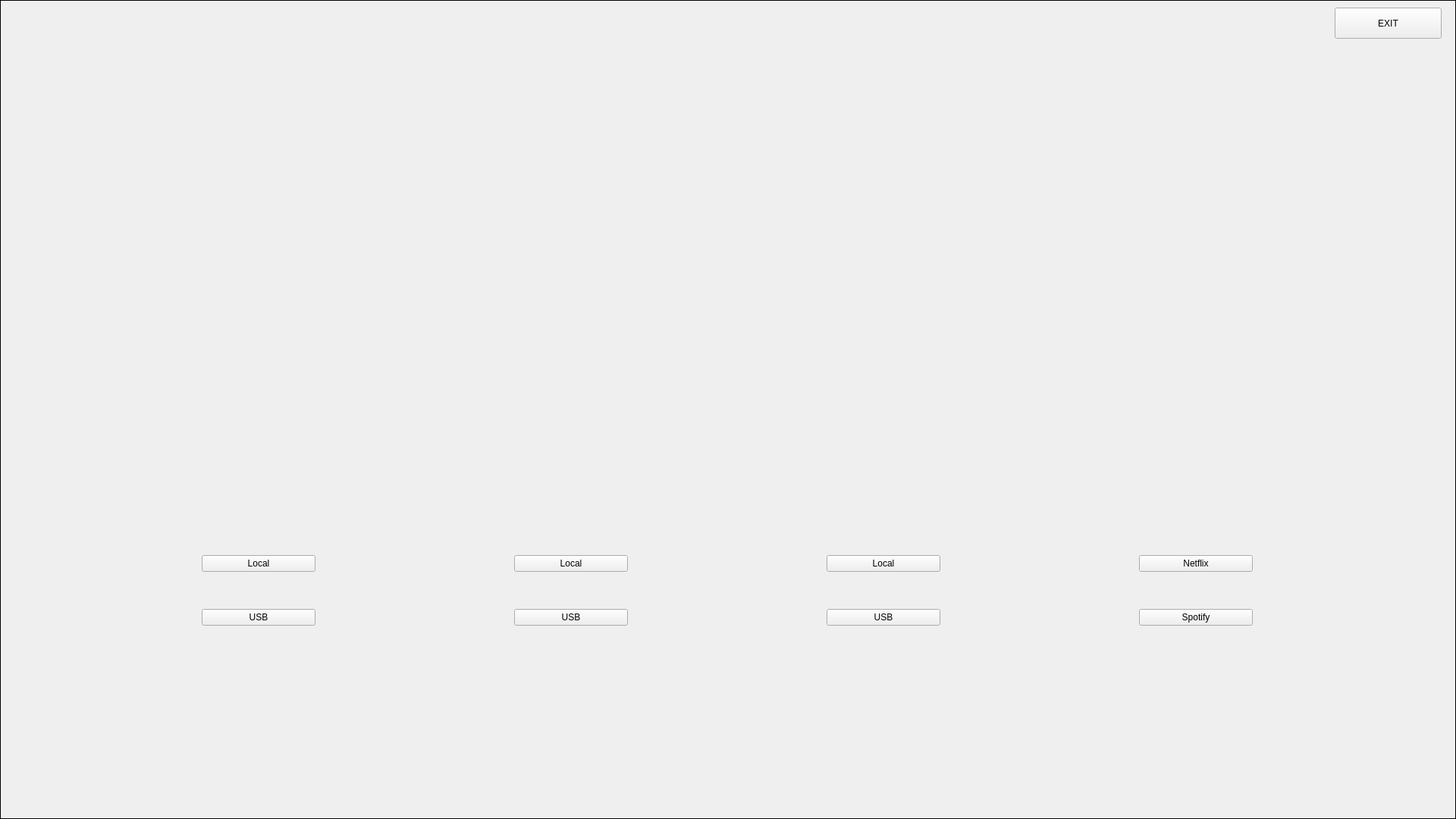
<?xml version="1.0" encoding="UTF-8"?>
<ui version="4.0">
 <class>MainWindow</class>
 <widget class="QMainWindow" name="MainWindow">
  <property name="geometry">
   <rect>
    <x>0</x>
    <y>0</y>
    <width>1920</width>
    <height>1080</height>
   </rect>
  </property>
  <property name="sizePolicy">
   <sizepolicy hsizetype="Preferred" vsizetype="Preferred">
    <horstretch>0</horstretch>
    <verstretch>0</verstretch>
   </sizepolicy>
  </property>
  <property name="windowTitle">
   <string>MainWindow</string>
  </property>
  <widget class="QWidget" name="centralWidget">
   <property name="sizePolicy">
    <sizepolicy hsizetype="Expanding" vsizetype="Expanding">
     <horstretch>0</horstretch>
     <verstretch>0</verstretch>
    </sizepolicy>
   </property>
   <widget class="QPushButton" name="exit_btn">
    <property name="geometry">
     <rect>
      <x>1760</x>
      <y>10</y>
      <width>141</width>
      <height>41</height>
     </rect>
    </property>
    <property name="cursor">
     <cursorShape>PointingHandCursor</cursorShape>
    </property>
    <property name="text">
     <string>EXIT</string>
    </property>
   </widget>
   <widget class="QLabel" name="backgroud_label">
    <property name="enabled">
     <bool>true</bool>
    </property>
    <property name="geometry">
     <rect>
      <x>0</x>
      <y>0</y>
      <width>1920</width>
      <height>1080</height>
     </rect>
    </property>
    <property name="sizePolicy">
     <sizepolicy hsizetype="Expanding" vsizetype="Expanding">
      <horstretch>0</horstretch>
      <verstretch>0</verstretch>
     </sizepolicy>
    </property>
    <property name="sizeIncrement">
     <size>
      <width>200</width>
      <height>200</height>
     </size>
    </property>
    <property name="cursor">
     <cursorShape>ArrowCursor</cursorShape>
    </property>
    <property name="focusPolicy">
     <enum>Qt::NoFocus</enum>
    </property>
    <property name="autoFillBackground">
     <bool>true</bool>
    </property>
    <property name="frameShape">
     <enum>QFrame::Box</enum>
    </property>
    <property name="text">
     <string/>
    </property>
    <property name="textFormat">
     <enum>Qt::AutoText</enum>
    </property>
    <property name="pixmap">
     <pixmap>../Background.jpg</pixmap>
    </property>
    <property name="scaledContents">
     <bool>true</bool>
    </property>
    <property name="alignment">
     <set>Qt::AlignCenter</set>
    </property>
    <property name="wordWrap">
     <bool>false</bool>
    </property>
   </widget>
   <widget class="QWidget" name="horizontalLayoutWidget">
    <property name="geometry">
     <rect>
      <x>10</x>
      <y>689</y>
      <width>1901</width>
      <height>381</height>
     </rect>
    </property>
    <layout class="QHBoxLayout" name="horizontalLayout">
     <property name="leftMargin">
      <number>0</number>
     </property>
     <property name="topMargin">
      <number>0</number>
     </property>
     <item>
      <layout class="QVBoxLayout" name="musicLayout">
       <item>
        <widget class="QPushButton" name="m_local_btn">
         <property name="cursor">
          <cursorShape>PointingHandCursor</cursorShape>
         </property>
         <property name="text">
          <string>Local</string>
         </property>
        </widget>
       </item>
       <item>
        <widget class="QPushButton" name="m_usb_btn">
         <property name="cursor">
          <cursorShape>PointingHandCursor</cursorShape>
         </property>
         <property name="text">
          <string>USB</string>
         </property>
        </widget>
       </item>
       <item>
        <layout class="QHBoxLayout" name="horizontalLayout_5">
         <item>
          <widget class="QLabel" name="music_label">
           <property name="sizePolicy">
            <sizepolicy hsizetype="Preferred" vsizetype="Preferred">
             <horstretch>0</horstretch>
             <verstretch>0</verstretch>
            </sizepolicy>
           </property>
           <property name="maximumSize">
            <size>
             <width>150</width>
             <height>150</height>
            </size>
           </property>
           <property name="autoFillBackground">
            <bool>false</bool>
           </property>
           <property name="text">
            <string/>
           </property>
           <property name="pixmap">
            <pixmap>../music.png</pixmap>
           </property>
           <property name="scaledContents">
            <bool>true</bool>
           </property>
           <property name="alignment">
            <set>Qt::AlignCenter</set>
           </property>
          </widget>
         </item>
        </layout>
       </item>
      </layout>
     </item>
     <item>
      <layout class="QVBoxLayout" name="foto_Layout">
       <item>
        <widget class="QPushButton" name="f_local_btn">
         <property name="cursor">
          <cursorShape>PointingHandCursor</cursorShape>
         </property>
         <property name="autoFillBackground">
          <bool>false</bool>
         </property>
         <property name="text">
          <string>Local</string>
         </property>
         <property name="autoDefault">
          <bool>false</bool>
         </property>
         <property name="default">
          <bool>false</bool>
         </property>
         <property name="flat">
          <bool>false</bool>
         </property>
        </widget>
       </item>
       <item>
        <widget class="QPushButton" name="f_usb_btn">
         <property name="cursor">
          <cursorShape>PointingHandCursor</cursorShape>
         </property>
         <property name="text">
          <string>USB</string>
         </property>
        </widget>
       </item>
       <item>
        <layout class="QHBoxLayout" name="horizontalLayout_4">
         <item>
          <widget class="QLabel" name="foto_label">
           <property name="sizePolicy">
            <sizepolicy hsizetype="Preferred" vsizetype="Preferred">
             <horstretch>0</horstretch>
             <verstretch>0</verstretch>
            </sizepolicy>
           </property>
           <property name="maximumSize">
            <size>
             <width>150</width>
             <height>150</height>
            </size>
           </property>
           <property name="text">
            <string/>
           </property>
           <property name="pixmap">
            <pixmap>../foto.png</pixmap>
           </property>
           <property name="scaledContents">
            <bool>true</bool>
           </property>
           <property name="alignment">
            <set>Qt::AlignCenter</set>
           </property>
          </widget>
         </item>
        </layout>
       </item>
      </layout>
     </item>
     <item>
      <layout class="QVBoxLayout" name="video_Layout">
       <item>
        <widget class="QPushButton" name="v_local_btn">
         <property name="cursor">
          <cursorShape>PointingHandCursor</cursorShape>
         </property>
         <property name="text">
          <string>Local</string>
         </property>
        </widget>
       </item>
       <item>
        <widget class="QPushButton" name="v_usb_btn">
         <property name="cursor">
          <cursorShape>PointingHandCursor</cursorShape>
         </property>
         <property name="text">
          <string>USB</string>
         </property>
        </widget>
       </item>
       <item>
        <layout class="QHBoxLayout" name="horizontalLayout_3">
         <item>
          <widget class="QLabel" name="video_label">
           <property name="maximumSize">
            <size>
             <width>150</width>
             <height>150</height>
            </size>
           </property>
           <property name="text">
            <string/>
           </property>
           <property name="pixmap">
            <pixmap>../video.png</pixmap>
           </property>
           <property name="scaledContents">
            <bool>true</bool>
           </property>
           <property name="alignment">
            <set>Qt::AlignCenter</set>
           </property>
          </widget>
         </item>
        </layout>
       </item>
      </layout>
     </item>
     <item>
      <layout class="QVBoxLayout" name="internet_Layout">
       <item>
        <widget class="QPushButton" name="netlfix_btn">
         <property name="cursor">
          <cursorShape>PointingHandCursor</cursorShape>
         </property>
         <property name="text">
          <string>Netflix</string>
         </property>
        </widget>
       </item>
       <item>
        <widget class="QPushButton" name="spotify_btn">
         <property name="cursor">
          <cursorShape>PointingHandCursor</cursorShape>
         </property>
         <property name="text">
          <string>Spotify</string>
         </property>
        </widget>
       </item>
       <item>
        <layout class="QHBoxLayout" name="horizontalLayout_2">
         <item>
          <widget class="QLabel" name="internet_label">
           <property name="sizePolicy">
            <sizepolicy hsizetype="Preferred" vsizetype="Preferred">
             <horstretch>0</horstretch>
             <verstretch>0</verstretch>
            </sizepolicy>
           </property>
           <property name="maximumSize">
            <size>
             <width>150</width>
             <height>150</height>
            </size>
           </property>
           <property name="text">
            <string/>
           </property>
           <property name="pixmap">
            <pixmap>../web.png</pixmap>
           </property>
           <property name="scaledContents">
            <bool>true</bool>
           </property>
           <property name="alignment">
            <set>Qt::AlignCenter</set>
           </property>
          </widget>
         </item>
        </layout>
       </item>
      </layout>
     </item>
    </layout>
   </widget>
   <zorder>backgroud_label</zorder>
   <zorder>exit_btn</zorder>
   <zorder>horizontalLayoutWidget</zorder>
  </widget>
 </widget>
 <resources/>
 <connections/>
</ui>
